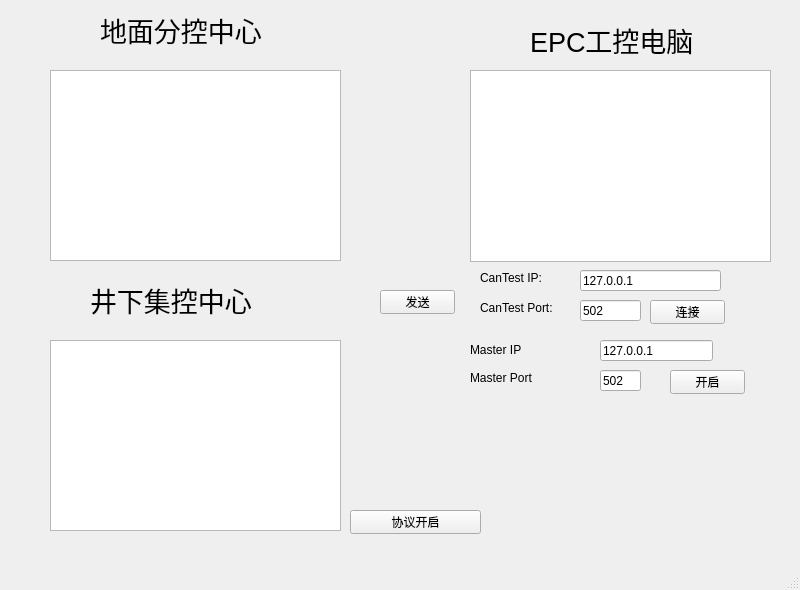
<?xml version="1.0" encoding="UTF-8"?>
<ui version="4.0">
 <class>CanOpenUI</class>
 <widget class="QMainWindow" name="CanOpenUI">
  <property name="geometry">
   <rect>
    <x>0</x>
    <y>0</y>
    <width>800</width>
    <height>590</height>
   </rect>
  </property>
  <property name="windowTitle">
   <string>MainWindow</string>
  </property>
  <widget class="QWidget" name="centralwidget">
   <widget class="QTextEdit" name="ModBusView">
    <property name="geometry">
     <rect>
      <x>50</x>
      <y>70</y>
      <width>291</width>
      <height>191</height>
     </rect>
    </property>
   </widget>
   <widget class="QPushButton" name="pushButton">
    <property name="geometry">
     <rect>
      <x>350</x>
      <y>510</y>
      <width>131</width>
      <height>24</height>
     </rect>
    </property>
    <property name="text">
     <string>协议开启</string>
    </property>
   </widget>
   <widget class="QLabel" name="label">
    <property name="geometry">
     <rect>
      <x>100</x>
      <y>10</y>
      <width>181</width>
      <height>41</height>
     </rect>
    </property>
    <property name="text">
     <string>&lt;html&gt;&lt;head/&gt;&lt;body&gt;&lt;p&gt;&lt;span style=&quot; font-size:20pt;&quot;&gt;地面分控中心&lt;/span&gt;&lt;/p&gt;&lt;/body&gt;&lt;/html&gt;</string>
    </property>
   </widget>
   <widget class="QLabel" name="label_2">
    <property name="geometry">
     <rect>
      <x>530</x>
      <y>20</y>
      <width>171</width>
      <height>41</height>
     </rect>
    </property>
    <property name="text">
     <string>&lt;html&gt;&lt;head/&gt;&lt;body&gt;&lt;p&gt;&lt;span style=&quot; font-size:20pt;&quot;&gt;EPC工控电脑&lt;/span&gt;&lt;/p&gt;&lt;/body&gt;&lt;/html&gt;</string>
    </property>
   </widget>
   <widget class="QLabel" name="label_3">
    <property name="geometry">
     <rect>
      <x>480</x>
      <y>270</y>
      <width>81</width>
      <height>16</height>
     </rect>
    </property>
    <property name="text">
     <string>CanTest IP:</string>
    </property>
   </widget>
   <widget class="QLabel" name="label_4">
    <property name="geometry">
     <rect>
      <x>480</x>
      <y>300</y>
      <width>81</width>
      <height>16</height>
     </rect>
    </property>
    <property name="text">
     <string>CanTest Port:</string>
    </property>
   </widget>
   <widget class="QTextBrowser" name="textBrowser">
    <property name="geometry">
     <rect>
      <x>470</x>
      <y>70</y>
      <width>301</width>
      <height>192</height>
     </rect>
    </property>
   </widget>
   <widget class="QLineEdit" name="CanIP">
    <property name="geometry">
     <rect>
      <x>580</x>
      <y>270</y>
      <width>141</width>
      <height>21</height>
     </rect>
    </property>
    <property name="text">
     <string>127.0.0.1</string>
    </property>
   </widget>
   <widget class="QLineEdit" name="CanPort">
    <property name="geometry">
     <rect>
      <x>580</x>
      <y>300</y>
      <width>61</width>
      <height>21</height>
     </rect>
    </property>
    <property name="text">
     <string>502</string>
    </property>
   </widget>
   <widget class="QPushButton" name="CanConn">
    <property name="geometry">
     <rect>
      <x>650</x>
      <y>300</y>
      <width>75</width>
      <height>24</height>
     </rect>
    </property>
    <property name="text">
     <string>连接</string>
    </property>
   </widget>
   <widget class="QTextEdit" name="textEdit_3">
    <property name="geometry">
     <rect>
      <x>50</x>
      <y>340</y>
      <width>291</width>
      <height>191</height>
     </rect>
    </property>
   </widget>
   <widget class="QLabel" name="label_5">
    <property name="geometry">
     <rect>
      <x>90</x>
      <y>280</y>
      <width>181</width>
      <height>41</height>
     </rect>
    </property>
    <property name="text">
     <string>&lt;html&gt;&lt;head/&gt;&lt;body&gt;&lt;p&gt;&lt;span style=&quot; font-size:20pt;&quot;&gt;井下集控中心&lt;/span&gt;&lt;/p&gt;&lt;/body&gt;&lt;/html&gt;</string>
    </property>
   </widget>
   <widget class="QLineEdit" name="ModIP">
    <property name="geometry">
     <rect>
      <x>600</x>
      <y>340</y>
      <width>113</width>
      <height>21</height>
     </rect>
    </property>
    <property name="text">
     <string>127.0.0.1</string>
    </property>
   </widget>
   <widget class="QLabel" name="label_6">
    <property name="geometry">
     <rect>
      <x>470</x>
      <y>340</y>
      <width>91</width>
      <height>20</height>
     </rect>
    </property>
    <property name="text">
     <string>Master IP</string>
    </property>
   </widget>
   <widget class="QLabel" name="label_7">
    <property name="geometry">
     <rect>
      <x>470</x>
      <y>370</y>
      <width>111</width>
      <height>16</height>
     </rect>
    </property>
    <property name="text">
     <string>Master Port</string>
    </property>
   </widget>
   <widget class="QLineEdit" name="ModPort">
    <property name="geometry">
     <rect>
      <x>600</x>
      <y>370</y>
      <width>41</width>
      <height>21</height>
     </rect>
    </property>
    <property name="text">
     <string>502</string>
    </property>
   </widget>
   <widget class="QPushButton" name="ModConn">
    <property name="geometry">
     <rect>
      <x>670</x>
      <y>370</y>
      <width>75</width>
      <height>24</height>
     </rect>
    </property>
    <property name="text">
     <string>开启</string>
    </property>
   </widget>
   <widget class="QPushButton" name="sendCan">
    <property name="geometry">
     <rect>
      <x>380</x>
      <y>290</y>
      <width>75</width>
      <height>24</height>
     </rect>
    </property>
    <property name="text">
     <string>发送</string>
    </property>
   </widget>
  </widget>
  <widget class="QMenuBar" name="menubar">
   <property name="geometry">
    <rect>
     <x>0</x>
     <y>0</y>
     <width>800</width>
     <height>22</height>
    </rect>
   </property>
  </widget>
  <widget class="QStatusBar" name="statusbar"/>
 </widget>
 <resources/>
 <connections/>
</ui>
